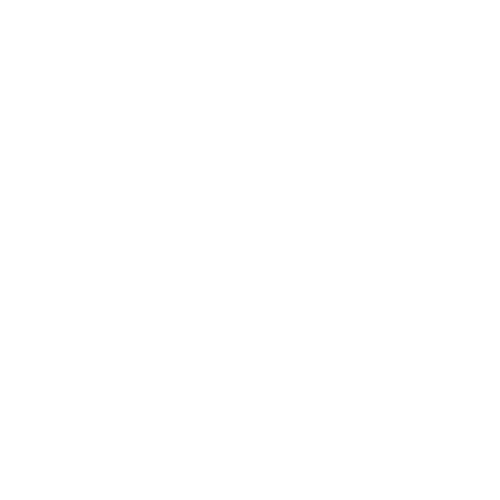
Frame 1 (no input)
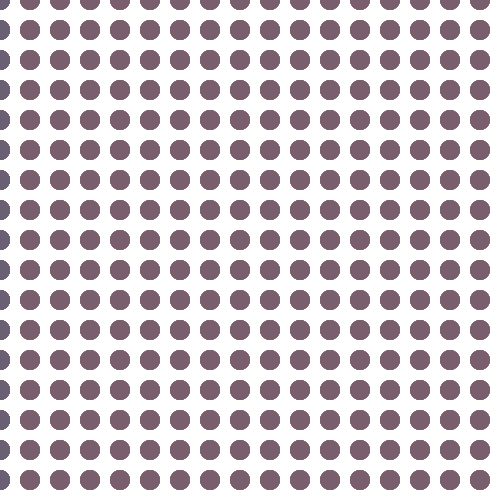
Frame 60 (the mouse pressed at the canvas centre just before this capture)
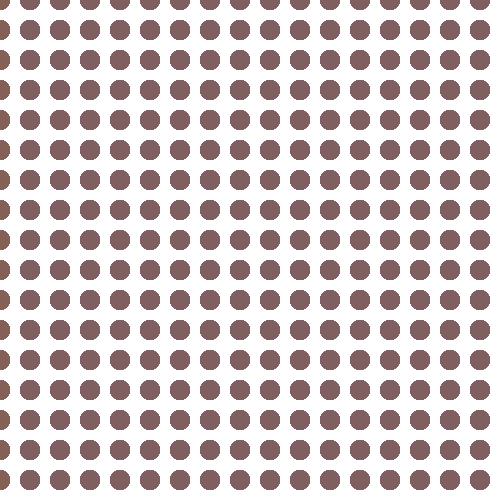
Frame 120 (the mouse held since frame 60 and released just before this capture)

The Processing sketch that drew these frames (run headless with seeded random() and noise(); from frame 60 on, the mouse is pressed at the canvas centre):

// Processing sketch: processing_66665
// ── processing_66665.pde

int y;
int x;
//int rColor;
//int gColor;
//int bColor;



void setup() {
  size(500, 500);
  smooth();
  ellipseMode(CENTER);
  background(255);
  
}

void draw(){
  smooth();
  for(int y = 0; y <= height; y+=30){
    ourFirstFunction(x, y);
      for(int x = 0; x <= width; x+=30){
        ourFirstFunction(x, y);
    }
  }
  fill(random(255), random(200), random(200), 20);
}

void ourFirstFunction(int xPos, int yPos){
  noStroke();
 // fill(100, 0, 50, 10);
 // fill(rColor, gColor, bColor, 20);
  ellipse(xPos, yPos, 20, 20);
}
